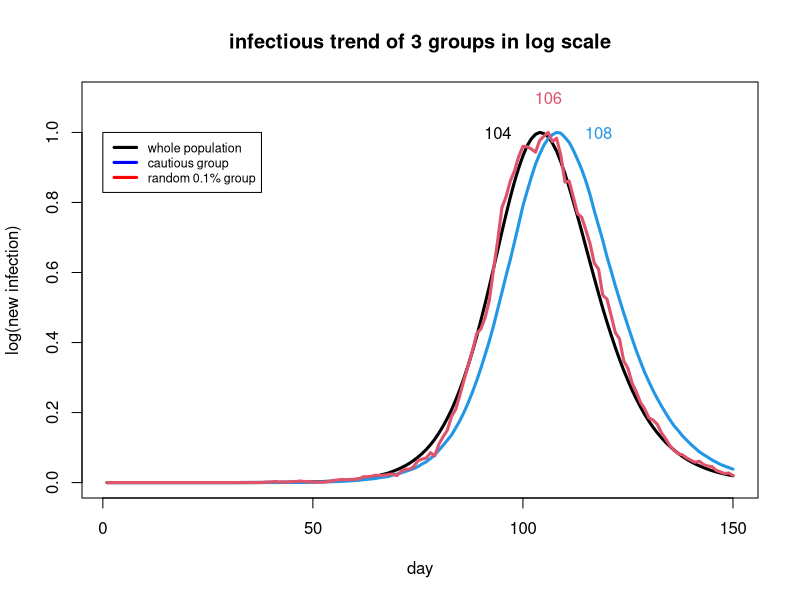

Write R code to recreate this figure. (Note: this script raises an error after producing the figure.)
##                Group 3               ##
## Muxing Wang (s2201749)               ##
## Karla Itzel Vega Ortega (s2126801)   ##
## Nutsa Tokhadze (s1778736)            ##
##########################################
## Address of github repo: https://github.com/leafstar/Statistical-Programming


## Covid and the hazards of opportunistic sampling ##

## The Covid pandemic is an ongoing global pandemic already two years. One of the main features 
## of the Covid-19 epidemic in the UK and generally in the world is that the estimates of the number
## of new cases per day are not always based on properly sampled statistical surveys. Thus, estimates are under question. 
## The main purpose of this assignment is to show what the daily infection trajectories look like for
## the population with the lowest individual transmission probabilities, and how they compare to the infection 
## trajectories for the whole population in the UK. 
## For that purpose we split the population by 4 categories 1) Susceptible 2) Exposed 3) Infective 
## and 4) Recovered and do the following steps:
## (1) Show daily infection trajectories for three groups 1) Whole population 2) Cautious group - 10% of 
## the population with the lowest probability transmissionrates and 3) Random sample of 0.1% of the population n=5.5e6.
## (2) Produce a plot showing how the daily infection trajectories compare between the whole population, 
## the ‘cautious 10%’ and the 0.1% random sample. 
## (3) Run 10 replicate simulations for each groups.
## (4) Produce three plots for 10 replicate simulations showing daily infection trajectories for 
## each groups and their variability.


## Step (1):Show daily infection trajectories for three groups 1) Whole population 2) Cautious group - 10%
## of the population with the lowest probability transmission
## rates and 3)Random sample of 0.1% of the population n=5.5e6.
## Defined Stochastic Simulation Model function
## Started the epidemic by setting 10 randomly chosen people to the Exposed state and Simulated for 150 days .
## inputs are the parameters and the output is the number of people in each state each day.
simulation<-function(n = 5.5e6, ne = 10, nt = 150, gamma = 1/3, delta = 1/5, lambda = 0.4/n){ 
  ## states: 0 -> S(Susceptible); 1 -> E(Exposed); 
  ##         2 -> I(Infective);   3 -> R(Recovery) 
  ## n = population size of 5.5e6; ne =initial exposed 10 randomly chosen people; nt = number of days: 150; 
  ## gamma=daily prob E->I, delta=daily prob I->R lambda=Overall viral infectivity parameter.
  
  x <- rep(0,n)                                                   ## initialize to susceptible state 
  
  beta <- rlnorm(n,0,0.5); beta <- beta/mean(beta)                ## generate contact rate with other people
  cautious_group = which(beta <= quantile(beta, 0.1))             ## 10% of the most cautious group
  random_group = sample(1:n, n/1000)                              ## create random sample of 0.1% of the population
  initial_exposure = sample(1:n, ne)                              ## start with a sample of 10 people in E state
  x[initial_exposure] = 1                                         ## The exposed group is going to be inserted to the initialize vector
  I1 <- I2 <- I3 <- rep(0, nt)                                    ## set up storage for number of infective people for the 3 groups
  S_ind = which(x == 0); E_ind = initial_exposure; I_ind = c(); R_ind = c(); 
  for (i in 2:nt){                                                ## loop over 150 days
    u_stoe <- runif(length(S_ind))                                                 ## uniform random deviates
    u_etoi <- runif(length(E_ind)) 
    u_itor <- runif(length(I_ind)) 
    exposed_prob = lambda * beta * sum(beta[I_ind])                ## daily chance of a transmission between infected person i and uninfected person j
    #R_ind = x[I_ind & u<delta] ; I_ind =  I_ind[! I_ind  %in% remove]                                     ## Change from state I -> R with prob delta
    R_ind = c(R_ind, I_ind[u_itor< delta]); I_ind = I_ind[! I_ind %in% R_ind]
    I_ind = c(I_ind, E_ind[u_etoi< gamma]); E_ind = E_ind[! E_ind  %in% I_ind]                          ## Change from state E -> I with prob gamma
    E_ind = c(E_ind,S_ind[u_stoe<exposed_prob[S_ind]]); S_ind = S_ind[! S_ind  %in% E_ind]                                    ## Change from state S -> E with prob 'exposed_prob'
    
    ## Record of the number of new infections (as x == 2) each day for the 3 chosen groups
    
    I1[i] <- length(I_ind);                                           ## Record of Infective for total population
    I2[i] <- sum(I_ind %in% cautious_group);                           ## Record of Infective for cautiouse group
    I3[i] <- sum(I_ind %in% random_group);                             ## Record of Infective for random sample of 0.1% of the population
    #print(length(R_ind)+length(I_ind)+length(E_ind)+length(S_ind))
  }
  list(I1=I1,I2=I2,I3=I3,beta=beta)
}

#Step (2):Produce a plot showing how the daily infection trajectories compare between the whole population, the ‘cautious 10%’ and the 0.1% random sample.
a<-Sys.time()
epi <- simulation() 
b<-Sys.time()
print(b-a)
## run simulation
peak1 = which(epi$I1 == max(epi$I1))                              ## Day of the maximun Infected people in the whole population
peak2 = which(epi$I2 == max(epi$I2))                              ## Day of the maximun Infected people in the 10% population
peak3 = which(epi$I3 == max(epi$I3))                              ## Day of the maximun Infected people in the 0.1% of the population
plot(epi$I1/max(epi$I1),ylim=c(0,1.1),xlab="day",ylab="log(new infection)",lwd=3, main = "infectious trend of 3 groups in log scale",type = "l") 
lines(1:150,epi$I2/max(epi$I2),col=4,lwd=3)
lines(1:150,epi$I3/max(epi$I3),col=2,lwd=3)                   
legend(0, 1, legend=c("whole population", "cautious group", "random 0.1% group"),
       col=c("black", "blue","red"), lty=1, lwd=3,cex =0.75)            ## E (blue)  I (red) S black;
text(peak1-10,1,peak1,col = 1)                                ## Label in the peak day of the whole population
text(peak2+10,1,peak2, col = 4)                                ## Label in the peak day for the 10% of the population
text(peak3,1.1,peak3, col = 2)                                ## Label in the peak day for the 0.1% of population
text()
##Step (3):Run 10 replicate simulations for each groups
## the aim of this loop is to generate the 10 simulations and then create a vector that stores the 10 outputs
epi10=list()                                                      ## Create an empty list to store the values of the simulation
for (i in 1:10){                                                  ## indicate in the for loop that the simulation has to run 10 times
  epi10[[length(epi10)+1]] <- simulation()                        ## Store the outputs in a vector called epi10
}

##Step (4):Produce plots for 10 replicate simulations showing daily infection trajectories for the 1)whole population, the 2)‘cautious 10%’ and the 3)0.1% random sample.

#These plots show 10 simulations for above discussed three groups. The peaks in the graph indicates the day of the maximum number of infected people.
#The for loop helps us to plot the 10 lines with different colors in order to distinguish variations. 
xlim = 150

##(4.1) PLOT FOR THE WHOLE POPULATION
plot(log(epi10[[1]]$I1),ylim=c(0,log(max(epi10[[1]]$I1))),xlab="day",ylab="log(new infection)",cex=0.1, main = "whole population",type="l")
for (i in 2:10) {
  lines(1:xlim,log(epi10[[i]]$I1), col = rainbow(10)[1])
}

##(4.2) PLOT FOR THE CAUTIONS GROUP - 10% OF THE POPULATION
#plot(log(epi10[[1]]$I2),ylim=c(0,log(max(epi10[[1]]$I2))),xlab="day",ylab="log(new infection)",cex=0.1, main = "cautious group",type="l")
for (i in 1:10) {
  
  lines(1:xlim,log(epi10[[i]]$I2), col = rainbow(10)[2])
  
}

##(4.3) PLOT FOR RANDOM SAMPLE OF 0.1% OF THE POPULATION 
#plot(log(epi10[[1]]$I3),ylim=c(0,log(max(epi10[[1]]$I3))),xlab="day",ylab="log(new infection)",cex=0.1, main = "0.1% group",type="l")
for (i in 1:10) {
  lines(1:xlim,log(epi10[[i]]$I3), col = rainbow(10)[3])
}


#CONCLUSION OF THE PRACTICAL
#
#
#
#
#
#
